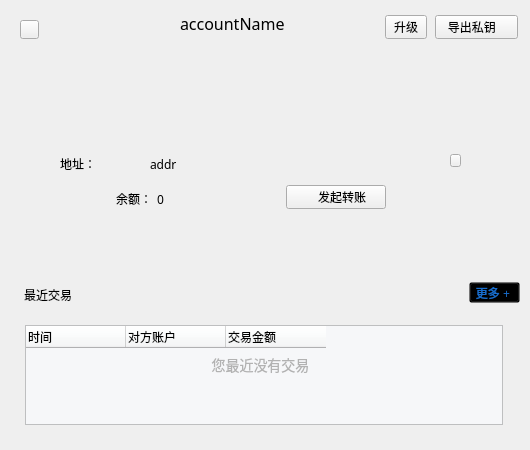
<?xml version="1.0" encoding="UTF-8"?>
<ui version="4.0">
 <class>AccountDetailWidget</class>
 <widget class="QWidget" name="AccountDetailWidget">
  <property name="geometry">
   <rect>
    <x>0</x>
    <y>0</y>
    <width>530</width>
    <height>450</height>
   </rect>
  </property>
  <property name="font">
   <font>
    <family>微软雅黑</family>
   </font>
  </property>
  <property name="windowTitle">
   <string>Form</string>
  </property>
  <widget class="QToolButton" name="closeBtn">
   <property name="geometry">
    <rect>
     <x>20</x>
     <y>20</y>
     <width>19</width>
     <height>19</height>
    </rect>
   </property>
   <property name="cursor">
    <cursorShape>PointingHandCursor</cursorShape>
   </property>
   <property name="focusPolicy">
    <enum>Qt::NoFocus</enum>
   </property>
   <property name="text">
    <string/>
   </property>
  </widget>
  <widget class="QLabel" name="nameLabel">
   <property name="geometry">
    <rect>
     <x>180</x>
     <y>13</y>
     <width>121</width>
     <height>21</height>
    </rect>
   </property>
   <property name="font">
    <font>
     <pointsize>12</pointsize>
    </font>
   </property>
   <property name="text">
    <string>accountName</string>
   </property>
  </widget>
  <widget class="QTableWidget" name="recentTransactionTableWidget">
   <property name="geometry">
    <rect>
     <x>25</x>
     <y>325</y>
     <width>478</width>
     <height>100</height>
    </rect>
   </property>
   <property name="focusPolicy">
    <enum>Qt::NoFocus</enum>
   </property>
   <property name="styleSheet">
    <string notr="true">background-color: rgb(246, 247, 249);</string>
   </property>
   <property name="verticalScrollBarPolicy">
    <enum>Qt::ScrollBarAlwaysOff</enum>
   </property>
   <property name="horizontalScrollBarPolicy">
    <enum>Qt::ScrollBarAlwaysOff</enum>
   </property>
   <attribute name="verticalHeaderVisible">
    <bool>false</bool>
   </attribute>
   <attribute name="verticalHeaderHighlightSections">
    <bool>false</bool>
   </attribute>
   <column>
    <property name="text">
     <string>时间</string>
    </property>
    <property name="textAlignment">
     <set>AlignLeading|AlignVCenter</set>
    </property>
   </column>
   <column>
    <property name="text">
     <string>对方账户</string>
    </property>
    <property name="textAlignment">
     <set>AlignLeading|AlignVCenter</set>
    </property>
   </column>
   <column>
    <property name="text">
     <string>交易金额</string>
    </property>
    <property name="textAlignment">
     <set>AlignLeading|AlignVCenter</set>
    </property>
   </column>
  </widget>
  <widget class="QLabel" name="label">
   <property name="geometry">
    <rect>
     <x>24</x>
     <y>287</y>
     <width>71</width>
     <height>16</height>
    </rect>
   </property>
   <property name="font">
    <font>
     <family>微软雅黑</family>
    </font>
   </property>
   <property name="styleSheet">
    <string notr="true"/>
   </property>
   <property name="text">
    <string>最近交易</string>
   </property>
  </widget>
  <widget class="QToolButton" name="moreTransactionBtn">
   <property name="geometry">
    <rect>
     <x>469</x>
     <y>282</y>
     <width>51</width>
     <height>21</height>
    </rect>
   </property>
   <property name="font">
    <font>
     <family>微软雅黑</family>
    </font>
   </property>
   <property name="cursor">
    <cursorShape>PointingHandCursor</cursorShape>
   </property>
   <property name="focusPolicy">
    <enum>Qt::NoFocus</enum>
   </property>
   <property name="styleSheet">
    <string notr="true">background:transparent;
color: rgb(24, 109, 205);</string>
   </property>
   <property name="text">
    <string>更多 + </string>
   </property>
  </widget>
  <widget class="QLabel" name="noTransactionLabel">
   <property name="geometry">
    <rect>
     <x>165</x>
     <y>344</y>
     <width>191</width>
     <height>41</height>
    </rect>
   </property>
   <property name="font">
    <font>
     <pointsize>-1</pointsize>
    </font>
   </property>
   <property name="styleSheet">
    <string notr="true">font-size: 14px;
color: rgb(178, 178, 178);</string>
   </property>
   <property name="text">
    <string>您最近没有交易</string>
   </property>
   <property name="alignment">
    <set>Qt::AlignCenter</set>
   </property>
  </widget>
  <widget class="QLabel" name="addressLabel">
   <property name="geometry">
    <rect>
     <x>150</x>
     <y>154</y>
     <width>291</width>
     <height>20</height>
    </rect>
   </property>
   <property name="text">
    <string>addr</string>
   </property>
  </widget>
  <widget class="QLabel" name="addressLabel2">
   <property name="geometry">
    <rect>
     <x>60</x>
     <y>154</y>
     <width>54</width>
     <height>20</height>
    </rect>
   </property>
   <property name="text">
    <string>地址：</string>
   </property>
  </widget>
  <widget class="QToolButton" name="copyBtn">
   <property name="geometry">
    <rect>
     <x>450</x>
     <y>154</y>
     <width>11</width>
     <height>13</height>
    </rect>
   </property>
   <property name="font">
    <font>
     <family>微软雅黑</family>
    </font>
   </property>
   <property name="cursor">
    <cursorShape>PointingHandCursor</cursorShape>
   </property>
   <property name="focusPolicy">
    <enum>Qt::NoFocus</enum>
   </property>
   <property name="text">
    <string/>
   </property>
  </widget>
  <widget class="QToolButton" name="exportBtn">
   <property name="geometry">
    <rect>
     <x>435</x>
     <y>15</y>
     <width>83</width>
     <height>24</height>
    </rect>
   </property>
   <property name="cursor">
    <cursorShape>PointingHandCursor</cursorShape>
   </property>
   <property name="focusPolicy">
    <enum>Qt::NoFocus</enum>
   </property>
   <property name="text">
    <string>导出私钥   </string>
   </property>
  </widget>
  <widget class="QToolButton" name="transferBtn">
   <property name="geometry">
    <rect>
     <x>286</x>
     <y>185</y>
     <width>100</width>
     <height>24</height>
    </rect>
   </property>
   <property name="cursor">
    <cursorShape>PointingHandCursor</cursorShape>
   </property>
   <property name="focusPolicy">
    <enum>Qt::NoFocus</enum>
   </property>
   <property name="text">
    <string>    发起转账</string>
   </property>
  </widget>
  <widget class="QToolButton" name="upgradeBtn">
   <property name="geometry">
    <rect>
     <x>385</x>
     <y>15</y>
     <width>42</width>
     <height>24</height>
    </rect>
   </property>
   <property name="cursor">
    <cursorShape>PointingHandCursor</cursorShape>
   </property>
   <property name="focusPolicy">
    <enum>Qt::NoFocus</enum>
   </property>
   <property name="text">
    <string>升级</string>
   </property>
  </widget>
  <widget class="QLabel" name="balanceLabel">
   <property name="geometry">
    <rect>
     <x>157</x>
     <y>189</y>
     <width>91</width>
     <height>20</height>
    </rect>
   </property>
   <property name="text">
    <string>0 </string>
   </property>
  </widget>
  <widget class="QLabel" name="balanceLabel2">
   <property name="geometry">
    <rect>
     <x>116</x>
     <y>189</y>
     <width>35</width>
     <height>20</height>
    </rect>
   </property>
   <property name="text">
    <string>余额：</string>
   </property>
  </widget>
  <widget class="QLabel" name="identityLabel">
   <property name="geometry">
    <rect>
     <x>140</x>
     <y>30</y>
     <width>16</width>
     <height>16</height>
    </rect>
   </property>
   <property name="font">
    <font>
     <family>微软雅黑</family>
    </font>
   </property>
   <property name="styleSheet">
    <string notr="true">background:transparent;</string>
   </property>
   <property name="text">
    <string/>
   </property>
   <property name="alignment">
    <set>Qt::AlignRight|Qt::AlignTrailing|Qt::AlignVCenter</set>
   </property>
  </widget>
 </widget>
 <resources/>
 <connections/>
</ui>
